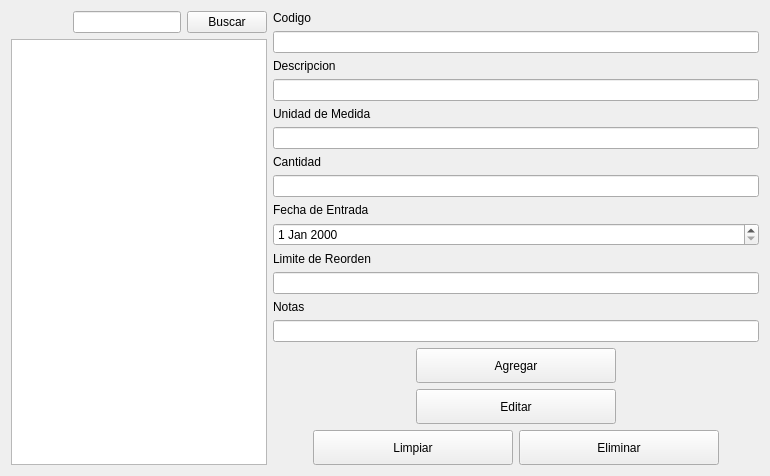
          <widget class="QWidget" name="tab_8">
           <attribute name="title">
            <string>Consumibles</string>
           </attribute>
           <layout class="QHBoxLayout" name="horizontalLayout_18">
            <item>
             <layout class="QVBoxLayout" name="verticalLayout_39">
              <item>
               <layout class="QHBoxLayout" name="horizontalLayout_20">
                <item>
                 <spacer name="horizontalSpacer_44">
                  <property name="orientation">
                   <enum>Qt::Horizontal</enum>
                  </property>
                  <property name="sizeHint" stdset="0">
                   <size>
                    <width>40</width>
                    <height>20</height>
                   </size>
                  </property>
                 </spacer>
                </item>
                <item>
                 <widget class="QLineEdit" name="lineEdit_busqueda_C"/>
                </item>
                <item>
                 <widget class="QPushButton" name="btn_buscar_ConsAgg">
                  <property name="text">
                   <string>Buscar</string>
                  </property>
                 </widget>
                </item>
               </layout>
              </item>
              <item>
               <widget class="QTableWidget" name="tableWidget_AggCons"/>
              </item>
             </layout>
            </item>
            <item>
             <layout class="QVBoxLayout" name="verticalLayout_46">
              <item>
               <layout class="QVBoxLayout" name="verticalLayout_25">
                <item>
                 <layout class="QVBoxLayout" name="verticalLayout_42">
                  <item>
                   <widget class="QLabel" name="label_17">
                    <property name="text">
                     <string>Codigo</string>
                    </property>
                   </widget>
                  </item>
                  <item>
                   <widget class="QLineEdit" name="txt_codigo_consAgg"/>
                  </item>
                 </layout>
                </item>
                <item>
                 <layout class="QVBoxLayout" name="verticalLayout_44">
                  <item>
                   <widget class="QLabel" name="label_19">
                    <property name="text">
                     <string>Descripcion</string>
                    </property>
                   </widget>
                  </item>
                  <item>
                   <widget class="QLineEdit" name="txt_descrip_consAgg"/>
                  </item>
                 </layout>
                </item>
                <item>
                 <layout class="QVBoxLayout" name="verticalLayout_43">
                  <item>
                   <widget class="QLabel" name="label_18">
                    <property name="text">
                     <string>Unidad de Medida</string>
                    </property>
                   </widget>
                  </item>
                  <item>
                   <widget class="QLineEdit" name="txt_uni_medConsagg"/>
                  </item>
                 </layout>
                </item>
                <item>
                 <layout class="QVBoxLayout" name="verticalLayout_47">
                  <item>
                   <widget class="QLabel" name="label_22">
                    <property name="text">
                     <string>Cantidad</string>
                    </property>
                   </widget>
                  </item>
                  <item>
                   <widget class="QLineEdit" name="txt_cant_ConsAgg">
                    <property name="text">
                     <string/>
                    </property>
                   </widget>
                  </item>
                 </layout>
                </item>
                <item>
                 <layout class="QVBoxLayout" name="verticalLayout_22">
                  <item>
                   <widget class="QLabel" name="label_21">
                    <property name="text">
                     <string>Fecha de Entrada</string>
                    </property>
                   </widget>
                  </item>
                  <item>
                   <widget class="QDateEdit" name="dateEdit_fechEConsAGG"/>
                  </item>
                 </layout>
                </item>
                <item>
                 <layout class="QVBoxLayout" name="verticalLayout_50">
                  <item>
                   <widget class="QLabel" name="label_24">
                    <property name="text">
                     <string>Limite de Reorden</string>
                    </property>
                   </widget>
                  </item>
                  <item>
                   <widget class="QLineEdit" name="txt_limite_reorden_AGgCons">
                    <property name="text">
                     <string/>
                    </property>
                   </widget>
                  </item>
                 </layout>
                </item>
                <item>
                 <layout class="QVBoxLayout" name="verticalLayout_48">
                  <item>
                   <widget class="QLabel" name="label_23">
                    <property name="text">
                     <string>Notas</string>
                    </property>
                   </widget>
                  </item>
                  <item>
                   <widget class="QLineEdit" name="txtbox_notasAggCons">
                    <property name="text">
                     <string/>
                    </property>
                   </widget>
                  </item>
                 </layout>
                </item>
               </layout>
              </item>
              <item>
               <layout class="QVBoxLayout" name="verticalLayout_49">
                <item>
                 <layout class="QHBoxLayout" name="horizontalLayout_21">
                  <item>
                   <spacer name="horizontalSpacer_50">
                    <property name="orientation">
                     <enum>Qt::Horizontal</enum>
                    </property>
                    <property name="sizeHint" stdset="0">
                     <size>
                      <width>40</width>
                      <height>20</height>
                     </size>
                    </property>
                   </spacer>
                  </item>
                  <item>
                   <widget class="QPushButton" name="btn_agg_ConsAgg">
                    <property name="minimumSize">
                     <size>
                      <width>200</width>
                      <height>35</height>
                     </size>
                    </property>
                    <property name="maximumSize">
                     <size>
                      <width>200</width>
                      <height>35</height>
                     </size>
                    </property>
                    <property name="text">
                     <string>Agregar</string>
                    </property>
                   </widget>
                  </item>
                  <item>
                   <spacer name="horizontalSpacer_54">
                    <property name="orientation">
                     <enum>Qt::Horizontal</enum>
                    </property>
                    <property name="sizeHint" stdset="0">
                     <size>
                      <width>40</width>
                      <height>20</height>
                     </size>
                    </property>
                   </spacer>
                  </item>
                 </layout>
                </item>
                <item>
                 <layout class="QHBoxLayout" name="horizontalLayout_22">
                  <item>
                   <spacer name="horizontalSpacer_55">
                    <property name="orientation">
                     <enum>Qt::Horizontal</enum>
                    </property>
                    <property name="sizeHint" stdset="0">
                     <size>
                      <width>40</width>
                      <height>20</height>
                     </size>
                    </property>
                   </spacer>
                  </item>
                  <item>
                   <widget class="QPushButton" name="btn_edit_ConsAgg">
                    <property name="minimumSize">
                     <size>
                      <width>200</width>
                      <height>35</height>
                     </size>
                    </property>
                    <property name="maximumSize">
                     <size>
                      <width>200</width>
                      <height>35</height>
                     </size>
                    </property>
                    <property name="text">
                     <string>Editar</string>
                    </property>
                   </widget>
                  </item>
                  <item>
                   <spacer name="horizontalSpacer_56">
                    <property name="orientation">
                     <enum>Qt::Horizontal</enum>
                    </property>
                    <property name="sizeHint" stdset="0">
                     <size>
                      <width>40</width>
                      <height>20</height>
                     </size>
                    </property>
                   </spacer>
                  </item>
                 </layout>
                </item>
                <item>
                 <layout class="QHBoxLayout" name="horizontalLayout_23">
                  <item>
                   <spacer name="horizontalSpacer_57">
                    <property name="orientation">
                     <enum>Qt::Horizontal</enum>
                    </property>
                    <property name="sizeHint" stdset="0">
                     <size>
                      <width>40</width>
                      <height>20</height>
                     </size>
                    </property>
                   </spacer>
                  </item>
                  <item>
                   <widget class="QPushButton" name="btn_limpiar_ConsAgg">
                    <property name="minimumSize">
                     <size>
                      <width>200</width>
                      <height>35</height>
                     </size>
                    </property>
                    <property name="maximumSize">
                     <size>
                      <width>200</width>
                      <height>35</height>
                     </size>
                    </property>
                    <property name="text">
                     <string>Limpiar</string>
                    </property>
                   </widget>
                  </item>
                  <item>
                   <widget class="QPushButton" name="btn_delete_ConsAgg">
                    <property name="minimumSize">
                     <size>
                      <width>200</width>
                      <height>35</height>
                     </size>
                    </property>
                    <property name="maximumSize">
                     <size>
                      <width>200</width>
                      <height>35</height>
                     </size>
                    </property>
                    <property name="text">
                     <string>Eliminar</string>
                    </property>
                   </widget>
                  </item>
                  <item>
                   <spacer name="horizontalSpacer_58">
                    <property name="orientation">
                     <enum>Qt::Horizontal</enum>
                    </property>
                    <property name="sizeHint" stdset="0">
                     <size>
                      <width>40</width>
                      <height>20</height>
                     </size>
                    </property>
                   </spacer>
                  </item>
                 </layout>
                </item>
               </layout>
              </item>
             </layout>
            </item>
           </layout>
          </widget>
